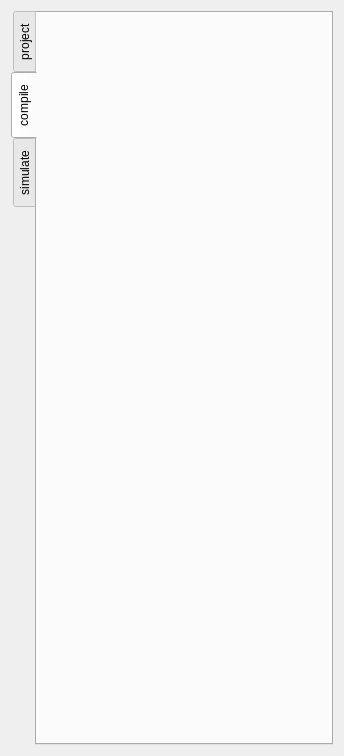
<?xml version="1.0" encoding="UTF-8"?>
<ui version="4.0">
 <class>Form</class>
 <widget class="QWidget" name="Form">
  <property name="geometry">
   <rect>
    <x>0</x>
    <y>0</y>
    <width>344</width>
    <height>756</height>
   </rect>
  </property>
  <property name="windowTitle">
   <string>Form</string>
  </property>
  <layout class="QHBoxLayout" name="horizontalLayout">
   <item>
    <widget class="QTabWidget" name="leftModuleWidgetIn">
     <property name="layoutDirection">
      <enum>Qt::LeftToRight</enum>
     </property>
     <property name="tabPosition">
      <enum>QTabWidget::West</enum>
     </property>
     <property name="currentIndex">
      <number>1</number>
     </property>
     <widget class="QWidget" name="project_tab">
      <attribute name="icon">
       <iconset resource="../icons/icons.qrc">
        <normaloff>:/pic/project.png</normaloff>:/pic/project.png</iconset>
      </attribute>
      <attribute name="title">
       <string>project</string>
      </attribute>
      <layout class="QHBoxLayout" name="horizontalLayout_6"/>
     </widget>
     <widget class="QWidget" name="compile_tab">
      <attribute name="icon">
       <iconset resource="../icons/icons.qrc">
        <normaloff>:/pic/compile.png</normaloff>:/pic/compile.png</iconset>
      </attribute>
      <attribute name="title">
       <string>compile</string>
      </attribute>
      <layout class="QHBoxLayout" name="horizontalLayout_5"/>
     </widget>
     <widget class="QWidget" name="simulate_tab">
      <attribute name="icon">
       <iconset resource="../icons/icons.qrc">
        <normaloff>:/pic/simulate.png</normaloff>:/pic/simulate.png</iconset>
      </attribute>
      <attribute name="title">
       <string>simulate</string>
      </attribute>
     </widget>
    </widget>
   </item>
  </layout>
 </widget>
 <resources>
  <include location="../icons/icons.qrc"/>
 </resources>
 <connections/>
</ui>
